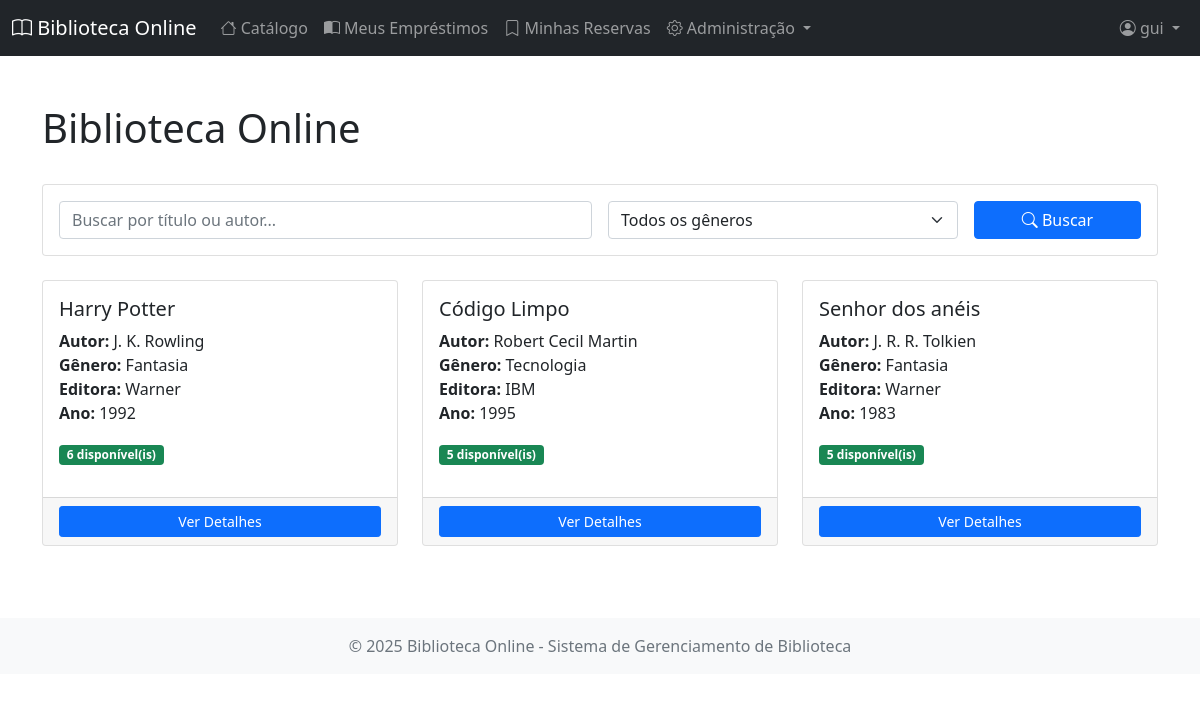
Page / (signed in) on the committed database.
### biblioteca/models.py (models this page shows, shortened)
class Livro(models.Model):
    titulo = models.CharField(max_length=200)
    autor = models.CharField(max_length=100)
    editora = models.CharField(max_length=200, blank=True, null=True)
    ano_publicacao = models.IntegerField(null=True, blank=True)
    genero = models.CharField(max_length=50)
    isbn = models.CharField(max_length=50, blank=True, null=True)
    quantidade_total = models.IntegerField(default=1)
    quantidade_disponivel = models.IntegerField(default=1)

### biblioteca/views.py (the view)
# urls.py: path('', views.lista_livros, name='lista_livros'),
def lista_livros(request):
    busca = request.GET.get('busca', '')
    genero = request.GET.get('genero', '')
    livros = Livro.objects.all()
    if busca:
        livros = livros.filter(titulo__icontains=busca) | livros.filter(autor__icontains=busca)
    if genero:
        livros = livros.filter(genero__icontains=genero)
    generos = Livro.objects.values_list('genero', flat=True).distinct()
    return render(request, 'biblioteca/lista_livros.html', {
        'livros': livros,
        'generos': generos,
        'busca': busca,
        'genero_selecionado': genero
    })

### templates/biblioteca/lista_livros.html (shortened to what this page needs)
{% extends 'biblioteca/base.html' %}
{% block content %}
<div class="container mt-5">
    <div class="d-flex justify-content-between align-items-center mb-4">
        <h1>Biblioteca Online</h1>
    </div>
    <div class="card mb-4">
        <div class="card-body">
            <form method="get" class="row g-3">
                <div class="col-md-6">
                    <input type="text" name="busca" placeholder="Buscar por título ou autor..."
                           class="form-control" value="{{ busca }}">
                </div>
                <div class="col-md-4">
                    <select name="genero" class="form-select">
                        <option value="">Todos os gêneros</option>
                    </select>
                </div>
                <div class="col-md-2">
                    <button type="submit" class="btn btn-primary w-100">
                        <i class="bi bi-search"></i> Buscar
                    </button>
                </div>
            </form>
        </div>
    </div>
    <div class="row">
        {% for livro in livros %}
        <div class="col-md-4 mb-4">
            <div class="card h-100">
                <div class="card-body">
                    <h5 class="card-title">{{ livro.titulo }}</h5>
                    <p class="card-text">
                        <strong>Autor:</strong> {{ livro.autor }}<br>
                        <strong>Gênero:</strong> {{ livro.genero }}<br>
                        {% if livro.editora %}
                            <strong>Editora:</strong> {{ livro.editora }}<br>
                        {% endif %}
                        {% if livro.ano_publicacao %}
                            <strong>Ano:</strong> {{ livro.ano_publicacao }}<br>
                        {% endif %}
                    </p>
                    <p>
                        {% if livro.quantidade_disponivel > 0 %}
                            <span class="badge bg-success">{{ livro.quantidade_disponivel }} disponível(is)</span>
                        {% else %}
                            <span class="badge bg-danger">Indisponível</span>
                        {% endif %}
                    </p>
                </div>
                <div class="card-footer">
                    <a href="{% url 'detalhes_livro' livro.pk %}" class="btn btn-primary btn-sm w-100">
                        Ver Detalhes
                    </a>
                </div>
            </div>
        </div>
        {% empty %}
        <div class="col-12">
            <div class="alert alert-info text-center">
                Nenhum livro encontrado.
            </div>
        </div>
        {% endfor %}
    </div>
</div>
{% endblock %}

### templates/biblioteca/base.html (shortened to what this page needs)
<!DOCTYPE html>
<html lang="pt-BR">
  <head>
    <link
      href="https://cdn.jsdelivr.net/npm/bootstrap@5.1.3/dist/css/bootstrap.min.css"
      rel="stylesheet"
    />
    <link
      rel="stylesheet"
      href="https://cdn.jsdelivr.net/npm/bootstrap-icons@1.10.0/font/bootstrap-icons.css"
    />
  </head>
  <body>
    <nav class="navbar navbar-expand-lg navbar-dark bg-dark">
      <div class="container-fluid">
        <a class="navbar-brand" href="{% url 'lista_livros' %}">
          <i class="bi bi-book"></i> Biblioteca Online
        </a>
        <div class="collapse navbar-collapse" id="navbarNav">
          <ul class="navbar-nav me-auto">
            <li class="nav-item">
              <a class="nav-link" href="{% url 'lista_livros' %}">
                <i class="bi bi-house"></i> Catálogo
              </a>
            </li>
            {% if user.is_authenticated %}
            <li class="nav-item">
              <a class="nav-link" href="{% url 'meus_emprestimos' %}">
                <i class="bi bi-book-half"></i> Meus Empréstimos
              </a>
            </li>
            <li class="nav-item">
              <a class="nav-link" href="{% url 'minhas_reservas' %}">
                <i class="bi bi-bookmark"></i> Minhas Reservas
              </a>
            </li>
            {% if user.is_staff %}
            <li class="nav-item dropdown">
              <a
                class="nav-link dropdown-toggle"
                href="#"
                id="adminDropdown"
                role="button"
                data-bs-toggle="dropdown"
              >
                <i class="bi bi-gear"></i> Administração
              </a>
            </li>
            {% endif %} {% endif %}
          </ul>
          <ul class="navbar-nav">
            {% if user.is_authenticated %}
            <li class="nav-item dropdown">
              <a
                class="nav-link dropdown-toggle"
                href="#"
                id="userDropdown"
                role="button"
                data-bs-toggle="dropdown"
              >
                <i class="bi bi-person-circle"></i> {{ user.username }}
              </a>
            </li>
            {% endif %}
          </ul>
        </div>
      </div>
    </nav>
    <main>{% block content %} {% endblock %}</main>
    <footer class="bg-light text-center text-muted py-3 mt-5">
      <div class="container">
        <p class="mb-0">
          © 2025 Biblioteca Online - Sistema de Gerenciamento de Biblioteca
        </p>
      </div>
    </footer>
  </body>
</html>

### rows in the picture
Livro: titulo "Harry Potter", autor "J. K. Rowling", genero "Fantasia", editora "Warner", ano_publicacao "1992", quantidade_disponivel "6"
Livro: titulo "Código Limpo", autor "Robert Cecil Martin", genero "Tecnologia", editora "IBM", ano_publicacao "1995", quantidade_disponivel "5"
Livro: titulo "Senhor dos anéis", autor "J. R. R. Tolkien", genero "Fantasia", editora "Warner", ano_publicacao "1983", quantidade_disponivel "5"

### other values in the picture
{{ user.username }} "gui"
